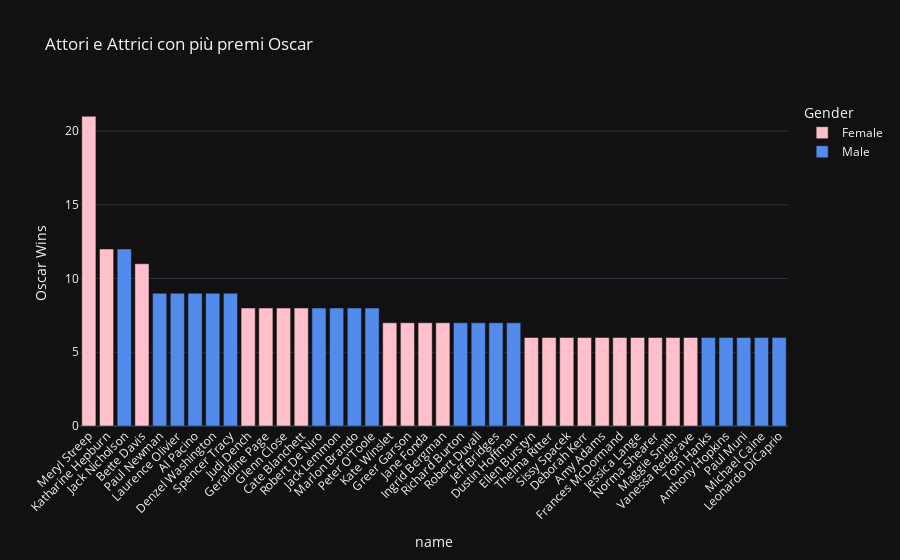

Notebook cell for this chart:
### Markdown cell above
The bar chart shows the actors and actresses who have won more than one Oscar.

### Code cell
# Attori nominati ali Oscar nelle categorie Actor e Actress
actors_nominated_df = oscar_awards_df[oscar_awards_df['category'].isin(
    ['ACTOR', 'ACTRESS',
     'ACTOR IN A LEADING ROLE', 'ACTRESS IN A LEADING ROLE',
     'ACTOR IN A SUPPORTING ROLE', 'ACTRESS IN A SUPPORTING ROLE'])].copy()

# Aggiungere una colonna per il genere (Male o Female) utilizzando .loc
actors_nominated_df.loc[:, 'Gender'] = actors_nominated_df['category'].apply(
    lambda x: 'Male' if 'ACTOR' in x else 'Female'
)

# Raggruppare per attore, contare il numero di premi vinti e ottenere il genere
actor_oscar_counts = actors_nominated_df.groupby(['name', 'Gender']).size().reset_index(name='Oscar Wins')

# Filtrare gli attori che hanno vinto più di un premio Oscar
actor_oscar_counts = actor_oscar_counts[actor_oscar_counts['Oscar Wins'] > 5]

# Ordinare gli attori in base al numero di premi vinti (decrescente)
actor_oscar_counts = actor_oscar_counts.sort_values(by='Oscar Wins', ascending=False)

# Creazione del grafico a barre interattivo
fig = px.bar(actor_oscar_counts, x='name', y='Oscar Wins', color='Gender',
             title='Attori e Attrici con più premi Oscar',
             color_discrete_map={'Male': '#538bec', 'Female': '#FFC0CB'})  # Colori più delicati
# Personalizzare il grafico
fig.update_layout(xaxis_tickangle=-45, xaxis={'categoryorder': 'total descending'})

# Mostrare il grafico
fig.show()

### Figure 1 — Plotly figure (JSON) as saved in the notebook; plotly's stock layout.template omitted (floating-point values rounded to 4 significant figures)
{"data": [{"alignmentgroup": "True", "hovertemplate": "Gender=Female<br>name=%{x}<br>Oscar Wins=%{y}<extra></extra>", "legendgroup": "Female", "marker": {"color": "#FFC0CB", "pattern": {"shape": ""}}, "name": "Female", "offsetgroup": "Female", "orientation": "v", "showlegend": true, "textposition": "auto", "x": ["Meryl Streep", "Katharine Hepburn", "Bette Davis", "Judi Dench", "Geraldine Page", "Glenn Close", "Cate Blanchett", "Kate Winslet", "Greer Garson", "Jane Fonda", "Ingrid Bergman", "Ellen Burstyn", "Thelma Ritter", "Sissy Spacek", "Deborah Kerr", "Amy Adams", "Frances McDormand", "Jessica Lange", "Norma Shearer", "Maggie Smith", "Vanessa Redgrave"], "xaxis": "x", "y": [21, 12, 11, 8, 8, 8, 8, 7, 7, 7, 7, 6, 6, 6, 6, 6, 6, 6, 6, 6, 6], "yaxis": "y", "type": "bar"}, {"alignmentgroup": "True", "hovertemplate": "Gender=Male<br>name=%{x}<br>Oscar Wins=%{y}<extra></extra>", "legendgroup": "Male", "marker": {"color": "#538bec", "pattern": {"shape": ""}}, "name": "Male", "offsetgroup": "Male", "orientation": "v", "showlegend": true, "textposition": "auto", "x": ["Jack Nicholson", "Paul Newman", "Laurence Olivier", "Al Pacino", "Denzel Washington", "Spencer Tracy", "Robert De Niro", "Jack Lemmon", "Marlon Brando", "Peter O'Toole", "Richard Burton", "Robert Duvall", "Jeff Bridges", "Dustin Hoffman", "Tom Hanks", "Anthony Hopkins", "Paul Muni", "Michael Caine", "Leonardo DiCaprio"], "xaxis": "x", "y": [12, 9, 9, 9, 9, 9, 8, 8, 8, 8, 7, 7, 7, 7, 6, 6, 6, 6, 6], "yaxis": "y", "type": "bar"}], "layout": {"xaxis": {"anchor": "y", "domain": [0.0, 1.0], "title": {"text": "name"}, "tickangle": -45, "categoryorder": "total descending"}, "yaxis": {"anchor": "x", "domain": [0.0, 1.0], "title": {"text": "Oscar Wins"}}, "legend": {"title": {"text": "Gender"}, "tracegroupgap": 0}, "title": {"text": "Attori e Attrici con più premi Oscar"}, "barmode": "relative"}}
